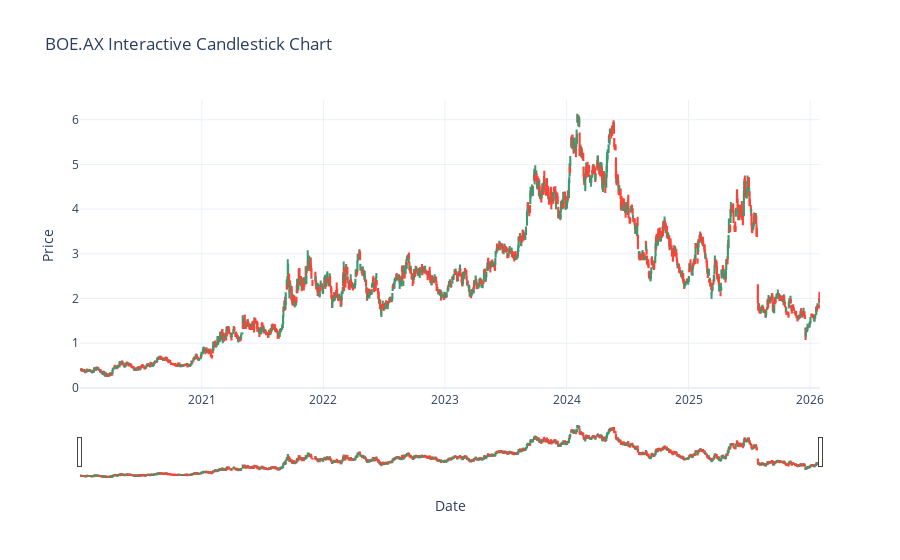

Notebook source saved alongside this figure:
### Markdown cell above
# Interactive chart version using mplfinance lib

### Code cell
import yfinance as yf
import pandas as pd
import plotly.graph_objects as go

import mplfinance as mpf  # extra lib for pour candle stick chart

ticker = "BOE.AX"

flag=False

if (flag==True):
    df = yf.download(
        "BOE.AX",
        start="2020-01-01",
        auto_adjust=False,   # no corporate action adjustment just raw price
        group_by="column"    # 
    )
    
# above df has multi header rows
'''
Price      Adj Close  Close   High    Low   Open  Volume
Ticker        BOE.AX BOE.AX BOE.AX BOE.AX BOE.AX  BOE.AX
Date                                                    
2020-01-02     0.392  0.392  0.408  0.392  0.408   29833
2020-01-03     0.400  0.400  0.408  0.400  0.408    9863
2020-01-06     0.400  0.400  0.424  0.384  0.424  104375
2020-01-07     0.392  0.392  0.392  0.376  0.392   32908
'''

df = df.droplevel(1, axis=1) if isinstance(df.columns, pd.MultiIndex) else df  # remove second header, row
print(df.head())


# display chart using mplfinance
'''
mpf.plot(
    df,
    type="candle",
    volume=True,
    style="yahoo",
    title="BOE.AX Price",
)
'''

fig = go.Figure(
    data=[
        go.Candlestick(
            x=df.index,
            open=df["Open"],
            high=df["High"],
            low=df["Low"],
            close=df["Close"],
            name="Price"
        )
    ]
)

fig.update_layout(
    title="BOE.AX Interactive Candlestick Chart",
    xaxis_title="Date",
    yaxis_title="Price",
    xaxis_rangeslider_visible=True,  # bottom range slider
    template="plotly_white"
)

fig.show()

### Figure 1 — Plotly figure (JSON) as saved in the notebook; plotly's stock layout.template omitted (floating-point values rounded to 4 significant figures; data arrays with more than 128 entries replaced by an {"elided": "..."} marker saying what was removed)
{"data": [{"close": {"elided": "1539 float values"}, "high": {"elided": "1539 float values"}, "low": {"elided": "1539 float values"}, "name": "Price", "open": {"elided": "1539 float values"}, "type": "candlestick", "x": {"elided": "1539 str values"}}], "layout": {"title": {"text": "BOE.AX Interactive Candlestick Chart"}, "xaxis": {"rangeslider": {"visible": true}, "title": {"text": "Date"}}, "yaxis": {"title": {"text": "Price"}}}}
